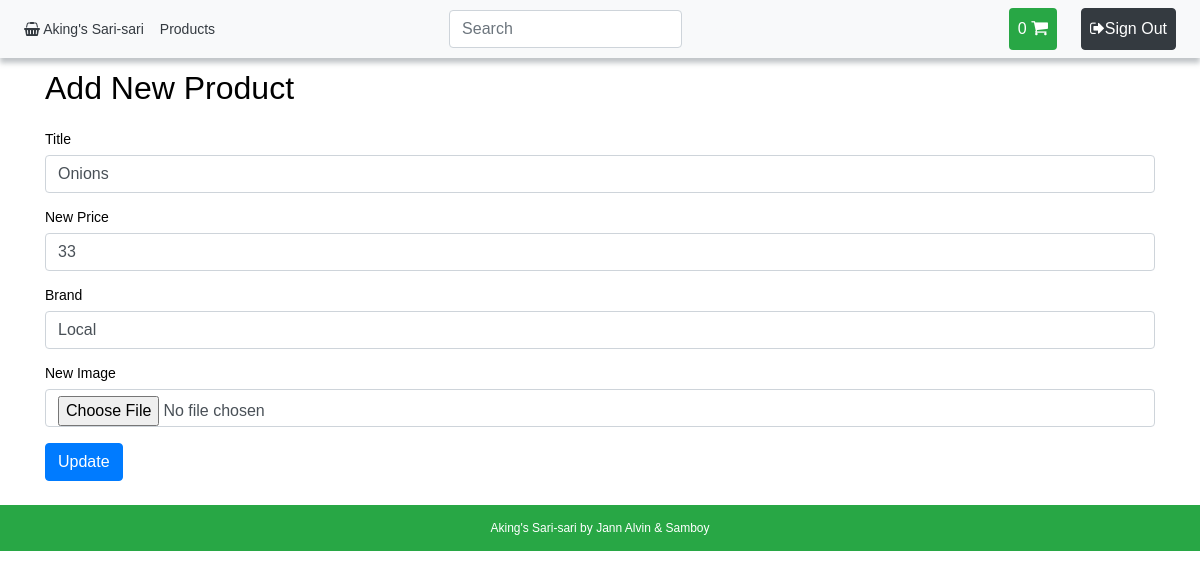
/components/product/update.php?id=3 (signed in), run on the app's committed database.
### tables this page shows
CREATE TABLE IF NOT EXISTS `products` (
  `id` int(11) NOT NULL AUTO_INCREMENT,
  `title` varchar(25) NOT NULL,
  `category` varchar(20) DEFAULT NULL,
  `price` int(11) NOT NULL,
  `brand` varchar(100) NOT NULL,
  `image` varchar(20) NOT NULL,
  PRIMARY KEY (`id`)
);

### components/product/update.php (the view, shortened to what this page needs)
<?php
$path = $_SERVER['DOCUMENT_ROOT'];
$path .= "/akings/";
require_once($path . 'connect.php');
$id = $_GET['id'];
$SelSql = "SELECT * FROM `products` WHERE id=$id";
$res = mysqli_query($connection, $SelSql);
$r = mysqli_fetch_assoc($res);
?>
<?php require_once($path . 'templates/header.php') ?>
	<div class="container">
		<h2 class="my-4">Add New Product</h2>
		<form method="post" enctype="multipart/form-data">
			<div class="form-group">
                <label>Title</label>
				<input type="text" class="form-control" name="title" value="<?php echo $r['title'];?>" required/>
            </div>
            <div class="form-group">
                <label>New Price</label>
				<input type="text" class="form-control" name="price" value="<?php echo $r['price'];?>" required/>
            </div>
            <div class="form-group">
                <label>Brand</label>
				<input type="text" class="form-control" name="brand" value="<?php echo $r['brand'];?>"/>
            </div>
            <div class="form-group">
                <label>New Image</label>
				<input type="file" class="form-control" name="image" accept=".png,.gif,.jpg,.webp"/>
            </div>
			<input type="submit" class="btn btn-primary" value="Update" />
		</form>
	</div>
<?php require_once($path . 'templates/footer.php') ?>

### css/style.css (style rules this page uses)
* { color: black; }
html, body { height: 100%; }

### templates/header.php (style rules this page uses)
body { font: 14px sans-serif; }

### data on the page
products: title "Onions", price "33", brand "Local"
